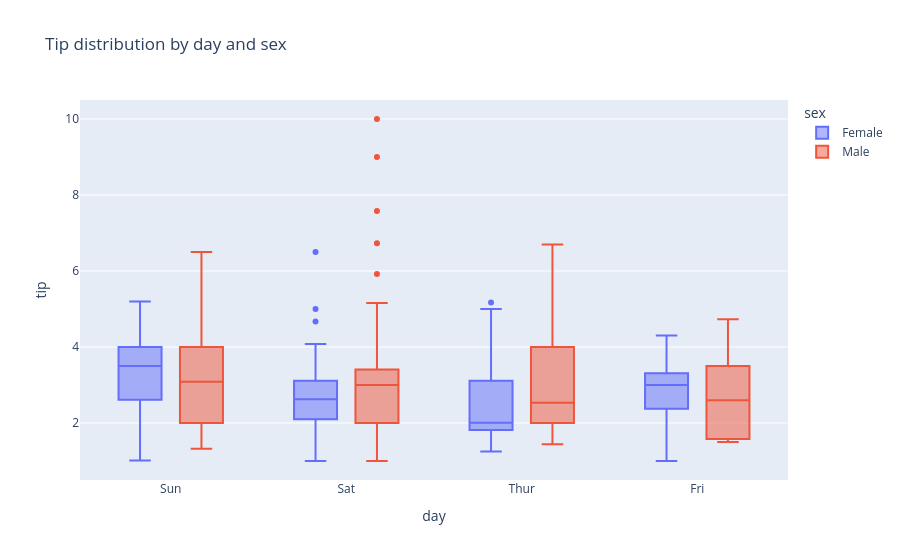

Write notebook code for a chart like this one.
### Code cell
# 6
fig = px.box(df, x='day', y='tip', color='sex',
                 title='Tip distribution by day and sex'
                 )
fig.show()

### Figure 1 — Plotly figure (JSON) as saved in the notebook; plotly's stock layout.template omitted (floating-point values rounded to 4 significant figures; data arrays with more than 128 entries replaced by an {"elided": "..."} marker saying what was removed)
{"data": [{"alignmentgroup": "True", "hovertemplate": "sex=Female<br>day=%{x}<br>tip=%{y}<extra></extra>", "legendgroup": "Female", "marker": {"color": "#636efa"}, "name": "Female", "notched": false, "offsetgroup": "Female", "orientation": "v", "showlegend": true, "type": "box", "x": ["Sun", "Sun", "Sun", "Sun", "Sun", "Sun", "Sat", "Sat", "Sat", "Sat", "Sat", "Sat", "Sun", "Sun", "Sat", "Sat", "Sat", "Sat", "Sat", "Sat", "Sat", "Thur", "Thur", "Fri", "Fri", "Fri", "Fri", "Fri", "Sat", "Sat", "Sat", "Sat", "Sat", "Sun", "Sun", "Thur", "Thur", "Thur", "Thur", "Thur", "Thur", "Thur", "Thur", "Thur", "Thur", "Thur", "Thur", "Thur", "Thur", "Thur", "Thur", "Thur", "Thur", "Thur", "Thur", "Thur", "Thur", "Sun", "Sun", "Sun", "Sun", "Sun", "Sat", "Sat", "Sun", "Sun", "Sun", "Thur", "Thur", "Thur", "Thur", "Thur", "Thur", "Thur", "Sat", "Sat", "Sat", "Sat", "Sat", "Fri", "Fri", "Fri", "Fri", "Sat", "Sat", "Sat", "Thur"], "x0": " ", "xaxis": "x", "y": [1.01, 3.61, 5.0, 3.02, 1.67, 3.5, 2.75, 2.23, 3.0, 3.0, 2.45, 3.07, 2.6, 5.2, 1.5, 2.47, 1.0, 3.0, 3.14, 5.0, 2.2, 1.83, 5.17, 1.0, 4.3, 3.25, 2.5, 3.0, 2.5, 3.48, 4.08, 4.0, 1.0, 4.0, 3.5, 1.5, 1.8, 2.92, 1.68, 2.52, 4.2, 2.0, 2.0, 2.83, 1.5, 2.0, 3.25, 1.25, 2.0, 2.0, 2.75, 3.5, 5.0, 2.3, 1.5, 1.36, 1.63, 5.14, 3.75, 2.61, 2.0, 3.0, 1.61, 2.0, 4.0, 3.5, 3.5, 4.19, 5.0, 2.0, 2.01, 2.0, 2.5, 3.23, 2.23, 2.5, 6.5, 1.1, 3.09, 3.48, 3.0, 2.5, 2.0, 2.88, 4.67, 2.0, 3.0], "y0": " ", "yaxis": "y"}, {"alignmentgroup": "True", "hovertemplate": "sex=Male<br>day=%{x}<br>tip=%{y}<extra></extra>", "legendgroup": "Male", "marker": {"color": "#EF553B"}, "name": "Male", "notched": false, "offsetgroup": "Male", "orientation": "v", "showlegend": true, "type": "box", "x": {"elided": "157 str values"}, "x0": " ", "xaxis": "x", "y": {"elided": "157 float values"}, "y0": " ", "yaxis": "y"}], "layout": {"boxmode": "group", "legend": {"title": {"text": "sex"}, "tracegroupgap": 0}, "title": {"text": "Tip distribution by day and sex"}, "xaxis": {"anchor": "y", "domain": [0, 1], "title": {"text": "day"}}, "yaxis": {"anchor": "x", "domain": [0, 1], "title": {"text": "tip"}}}}
